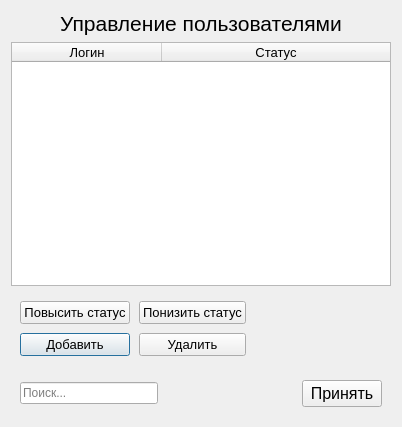
<?xml version="1.0" encoding="UTF-8"?>
<ui version="4.0">
 <class>ManageUsers</class>
 <widget class="QDialog" name="ManageUsers">
  <property name="geometry">
   <rect>
    <x>0</x>
    <y>0</y>
    <width>402</width>
    <height>427</height>
   </rect>
  </property>
  <property name="windowTitle">
   <string>Dialog</string>
  </property>
  <layout class="QGridLayout" name="gridLayout">
   <item row="0" column="0">
    <widget class="QLabel" name="label">
     <property name="enabled">
      <bool>true</bool>
     </property>
     <property name="font">
      <font>
       <pointsize>16</pointsize>
      </font>
     </property>
     <property name="text">
      <string>Управление пользователями</string>
     </property>
     <property name="alignment">
      <set>Qt::AlignCenter</set>
     </property>
    </widget>
   </item>
   <item row="1" column="0">
    <widget class="QTableWidget" name="TableUsers">
     <property name="font">
      <font>
       <family>MS Shell Dlg 2</family>
       <pointsize>10</pointsize>
      </font>
     </property>
     <property name="editTriggers">
      <set>QAbstractItemView::NoEditTriggers</set>
     </property>
     <property name="selectionMode">
      <enum>QAbstractItemView::SingleSelection</enum>
     </property>
     <property name="selectionBehavior">
      <enum>QAbstractItemView::SelectRows</enum>
     </property>
     <attribute name="horizontalHeaderCascadingSectionResizes">
      <bool>false</bool>
     </attribute>
     <attribute name="horizontalHeaderMinimumSectionSize">
      <number>35</number>
     </attribute>
     <attribute name="horizontalHeaderDefaultSectionSize">
      <number>150</number>
     </attribute>
     <attribute name="horizontalHeaderShowSortIndicator" stdset="0">
      <bool>false</bool>
     </attribute>
     <attribute name="horizontalHeaderStretchLastSection">
      <bool>true</bool>
     </attribute>
     <column>
      <property name="text">
       <string>Логин</string>
      </property>
     </column>
     <column>
      <property name="text">
       <string>Статус</string>
      </property>
     </column>
    </widget>
   </item>
   <item row="2" column="0">
    <layout class="QGridLayout" name="gridLayout_2" rowstretch="0,0" columnstretch="0,0,0" rowminimumheight="0,0" columnminimumwidth="0,0,0">
     <property name="leftMargin">
      <number>9</number>
     </property>
     <property name="topMargin">
      <number>9</number>
     </property>
     <property name="rightMargin">
      <number>9</number>
     </property>
     <property name="bottomMargin">
      <number>9</number>
     </property>
     <property name="spacing">
      <number>9</number>
     </property>
     <item row="1" column="0">
      <widget class="QPushButton" name="add">
       <property name="font">
        <font>
         <pointsize>10</pointsize>
        </font>
       </property>
       <property name="cursor">
        <cursorShape>PointingHandCursor</cursorShape>
       </property>
       <property name="text">
        <string>Добавить</string>
       </property>
      </widget>
     </item>
     <item row="0" column="0">
      <widget class="QPushButton" name="up">
       <property name="font">
        <font>
         <pointsize>10</pointsize>
        </font>
       </property>
       <property name="cursor">
        <cursorShape>PointingHandCursor</cursorShape>
       </property>
       <property name="text">
        <string>Повысить статус</string>
       </property>
      </widget>
     </item>
     <item row="1" column="1">
      <widget class="QPushButton" name="delete_2">
       <property name="font">
        <font>
         <pointsize>10</pointsize>
        </font>
       </property>
       <property name="cursor">
        <cursorShape>PointingHandCursor</cursorShape>
       </property>
       <property name="text">
        <string>Удалить</string>
       </property>
      </widget>
     </item>
     <item row="0" column="1">
      <widget class="QPushButton" name="down">
       <property name="font">
        <font>
         <pointsize>10</pointsize>
        </font>
       </property>
       <property name="cursor">
        <cursorShape>PointingHandCursor</cursorShape>
       </property>
       <property name="text">
        <string>Понизить статус</string>
       </property>
      </widget>
     </item>
     <item row="0" column="2">
      <spacer name="horizontalSpacer_2">
       <property name="orientation">
        <enum>Qt::Horizontal</enum>
       </property>
       <property name="sizeHint" stdset="0">
        <size>
         <width>40</width>
         <height>20</height>
        </size>
       </property>
      </spacer>
     </item>
     <item row="1" column="2">
      <spacer name="horizontalSpacer_3">
       <property name="orientation">
        <enum>Qt::Horizontal</enum>
       </property>
       <property name="sizeHint" stdset="0">
        <size>
         <width>40</width>
         <height>20</height>
        </size>
       </property>
      </spacer>
     </item>
    </layout>
   </item>
   <item row="3" column="0">
    <layout class="QHBoxLayout" name="horizontalLayout">
     <property name="leftMargin">
      <number>9</number>
     </property>
     <property name="topMargin">
      <number>9</number>
     </property>
     <property name="rightMargin">
      <number>9</number>
     </property>
     <property name="bottomMargin">
      <number>9</number>
     </property>
     <item>
      <widget class="QLineEdit" name="lineFind">
       <property name="maximumSize">
        <size>
         <width>180</width>
         <height>16777215</height>
        </size>
       </property>
       <property name="placeholderText">
        <string>Поиск...</string>
       </property>
      </widget>
     </item>
     <item>
      <spacer name="horizontalSpacer">
       <property name="orientation">
        <enum>Qt::Horizontal</enum>
       </property>
       <property name="sizeHint" stdset="0">
        <size>
         <width>40</width>
         <height>20</height>
        </size>
       </property>
      </spacer>
     </item>
     <item>
      <widget class="QPushButton" name="accept">
       <property name="font">
        <font>
         <pointsize>12</pointsize>
        </font>
       </property>
       <property name="cursor">
        <cursorShape>PointingHandCursor</cursorShape>
       </property>
       <property name="text">
        <string>Принять</string>
       </property>
      </widget>
     </item>
    </layout>
   </item>
  </layout>
 </widget>
 <resources/>
 <connections>
  <connection>
   <sender>accept</sender>
   <signal>clicked()</signal>
   <receiver>ManageUsers</receiver>
   <slot>accept()</slot>
   <hints>
    <hint type="sourcelabel">
     <x>346</x>
     <y>395</y>
    </hint>
    <hint type="destinationlabel">
     <x>200</x>
     <y>213</y>
    </hint>
   </hints>
  </connection>
  <connection>
   <sender>up</sender>
   <signal>clicked()</signal>
   <receiver>ManageUsers</receiver>
   <slot>slotUpDownStatus()</slot>
   <hints>
    <hint type="sourcelabel">
     <x>70</x>
     <y>313</y>
    </hint>
    <hint type="destinationlabel">
     <x>200</x>
     <y>213</y>
    </hint>
   </hints>
  </connection>
  <connection>
   <sender>down</sender>
   <signal>clicked()</signal>
   <receiver>ManageUsers</receiver>
   <slot>slotUpDownStatus()</slot>
   <hints>
    <hint type="sourcelabel">
     <x>184</x>
     <y>313</y>
    </hint>
    <hint type="destinationlabel">
     <x>200</x>
     <y>213</y>
    </hint>
   </hints>
  </connection>
 </connections>
 <slots>
  <slot>slotUpDownStatus()</slot>
 </slots>
</ui>
